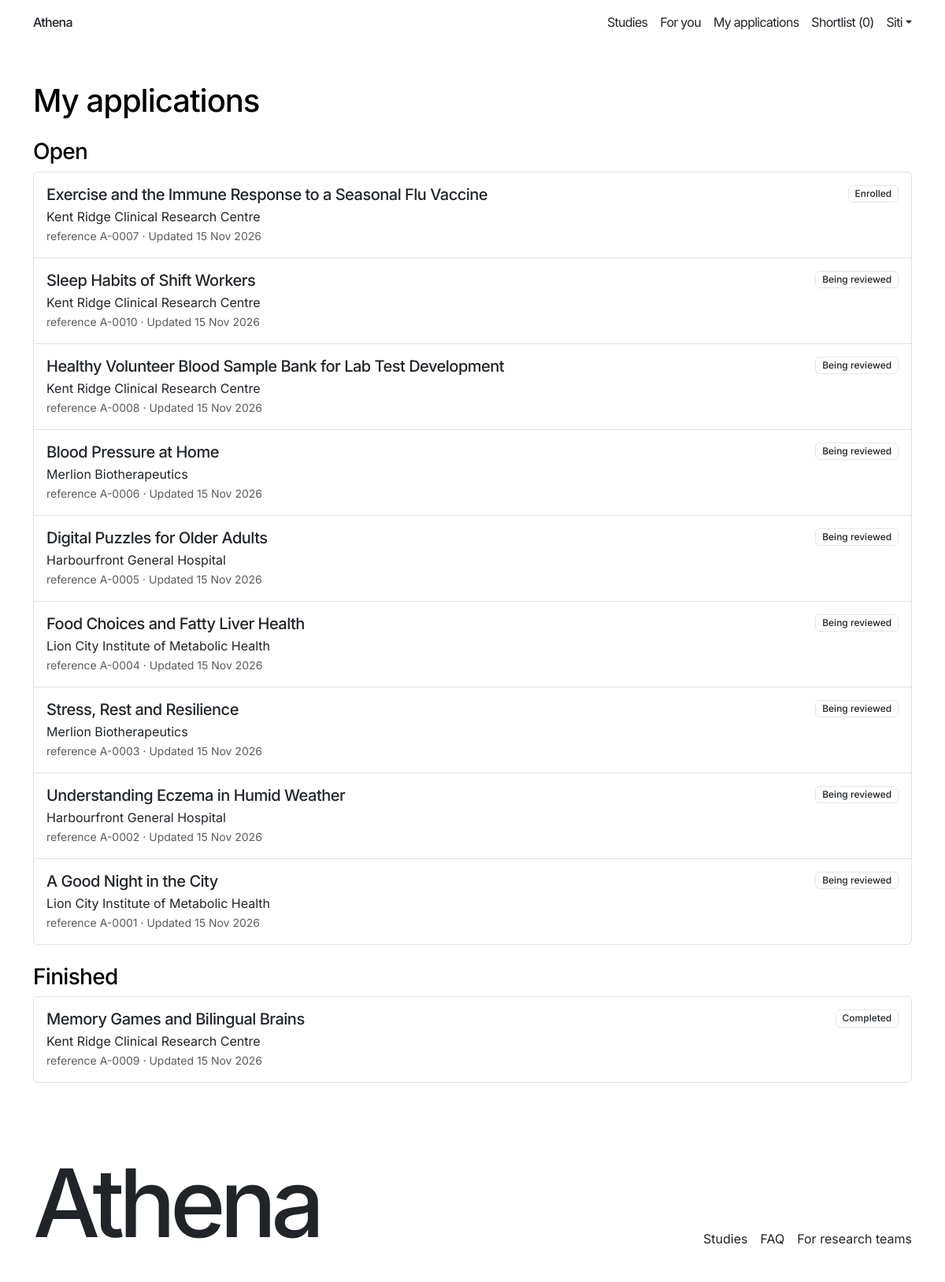
Page /applications/ (signed in) on the committed database.
### core/models.py (models this page shows, shortened)
class TimeStampedModel(models.Model):
    created_at = models.DateTimeField(auto_now_add=True)
    updated_at = models.DateTimeField(auto_now=True)
    class Meta:
        abstract = True

class Application(TimeStampedModel):
    class Status(models.TextChoices):
        SUBMITTED = 'submitted', 'Submitted'
        AUTO_DECLINED = 'auto_declined', 'Auto-declined'
        UNDER_REVIEW = 'under_review', 'Under review'
        WAITLISTED = 'waitlisted', 'Waitlisted'
        SHORTLISTED = 'shortlisted', 'Shortlisted'
        SCREENING_SCHEDULED = 'screening_scheduled', 'Screening scheduled'
        SCREENING_PASSED = 'screening_passed', 'Screening passed'
        SCREENING_FAILED = 'screening_failed', 'Screening failed'
        ENROLLED = 'enrolled', 'Enrolled'
        COMPLETED = 'completed', 'Completed'
        NOT_SELECTED = 'not_selected', 'Not selected'
        WITHDRAWN = 'withdrawn', 'Withdrawn'
    class Band(models.TextChoices):
        HIGH = 'high', 'High'
        MEDIUM = 'medium', 'Medium'
        LOW = 'low', 'Low'
        UNSCORED = 'unscored', 'Unscored'
    class Availability(models.TextChoices):
        WEEKDAY_DAYTIME = 'weekday_daytime', 'Weekday daytime'
        WEEKDAY_EVENINGS = 'weekday_evenings', 'Weekday evenings'
        WEEKENDS = 'weekends', 'Weekends'
        FLEXIBLE = 'flexible', 'Flexible'
    class ScreeningOutcome(models.TextChoices):
        PASSED = 'passed', 'Passed'
        FAILED = 'failed', 'Failed'
    participant = models.ForeignKey(
        ParticipantProfile, on_delete=models.RESTRICT, related_name='applications'
    )
    study = models.ForeignKey(Study, on_delete=models.RESTRICT, related_name='applications')
    status = models.CharField(max_length=25, choices=Status.choices, default=Status.SUBMITTED)
    preferred_site = models.ForeignKey(
        Site, on_delete=models.RESTRICT, related_name='applications'
    )
    availability = models.CharField(max_length=20, choices=Availability.choices)
    consent_given_at = models.DateTimeField()
    submitted_at = models.DateTimeField()
    ml2_probability = models.FloatField(null=True, blank=True)
    ml2_band = models.CharField(max_length=10, choices=Band.choices, default=Band.UNSCORED)
    ml2_model_version = models.CharField(max_length=50, blank=True)
    auto_shortlisted = models.BooleanField(default=False)
    original_band = models.CharField(max_length=10, choices=Band.choices, blank=True)
    band_overridden = models.BooleanField(default=False)
    override_reason = models.TextField(blank=True)
    overridden_by = models.ForeignKey(
        User, on_delete=models.SET_NULL, null=True, blank=True,
        related_name='overridden_applications',
    )
    overridden_at = models.DateTimeField(null=True, blank=True)
    screening_outcome = models.CharField(
        max_length=10, choices=ScreeningOutcome.choices, blank=True
    )
    outcome_recorded_at = models.DateTimeField(null=True, blank=True)
    not_selected_reason = models.TextField(blank=True)
    withdrawal_reason = models.TextField(blank=True)
    class Meta:
        constraints = [
            models.UniqueConstraint(
                fields=['participant', 'study'], name='unique_application_pair'
            ),
        ]
    @property
    def reference(self):
        return f'A-{self.pk:04d}'

class Study(TimeStampedModel):
    class StudyType(models.TextChoices):
        INTERVENTIONAL = 'interventional', 'Interventional'
        OBSERVATIONAL = 'observational', 'Observational'
        BEHAVIOURAL = 'behavioural', 'Behavioural'
    class Phase(models.TextChoices):
        NOT_APPLICABLE = 'not_applicable', 'Not applicable'
        PHASE_1 = 'phase_1', 'Phase I'
        PHASE_2 = 'phase_2', 'Phase II'
        PHASE_3 = 'phase_3', 'Phase III'
        PHASE_4 = 'phase_4', 'Phase IV'
    class SexEligibility(models.TextChoices):
        ALL = 'all', 'Anyone'
        FEMALE = 'female', 'Women only'
        MALE = 'male', 'Men only'
    class SmokerRule(models.TextChoices):
        ANY = 'any', 'Smokers and non-smokers'
        NON_SMOKERS = 'non_smokers', 'Non-smokers only'
        SMOKERS = 'smokers', 'Smokers only'
    class VisitTimes(models.TextChoices):
        WEEKDAY_DAYTIME = 'weekday_daytime', 'Weekday daytime'
        WEEKDAY_EVENINGS = 'weekday_evenings', 'Weekday evenings'
        WEEKENDS = 'weekends', 'Weekends'
        FLEXIBLE = 'flexible', 'Flexible'
    class Status(models.TextChoices):
        DRAFT = 'draft', 'Draft'
        PENDING_REVIEW = 'pending_review', 'Pending review'
        CHANGES_REQUESTED = 'changes_requested', 'Changes requested'
        PUBLISHED = 'published', 'Published'
        PAUSED = 'paused', 'Paused'
        FULL = 'full', 'Full'
        CLOSED = 'closed', 'Closed'
    organisation = models.ForeignKey(
        Organisation, on_delete=models.RESTRICT, related_name='studies'
    )
    category = models.ForeignKey(
        StudyCategory, on_delete=models.RESTRICT, related_name='studies'
    )
    title = models.CharField(max_length=200)
    slug = models.SlugField(max_length=220, unique=True, blank=True)
    description = models.TextField()
    visit_plan = models.TextField(blank=True)
    study_type = models.CharField(max_length=20, choices=StudyType.choices)
    phase = models.CharField(
        max_length=20, choices=Phase.choices, default=Phase.NOT_APPLICABLE
    )
    accepts_healthy_volunteers = models.BooleanField()
    sex_eligibility = models.CharField(
        max_length=10, choices=SexEligibility.choices, default=SexEligibility.ALL
    )
    min_age = models.PositiveIntegerField(
        validators=[MinValueValidator(21), MaxValueValidator(100)]
    )
    max_age = models.PositiveIntegerField(
        validators=[MinValueValidator(21), MaxValueValidator(100)]
    )
    min_bmi = models.DecimalField(
        max_digits=4, decimal_places=1, null=True, blank=True
    )
    max_bmi = models.DecimalField(
        max_digits=4, decimal_places=1, null=True, blank=True
    )
    smoker_rule = models.CharField(
        max_length=15, choices=SmokerRule.choices, default=SmokerRule.ANY
    )
    required_conditions = models.ManyToManyField(
        Condition, blank=True, related_name='required_by_studies'
    )
    excluded_conditions = models.ManyToManyField(
        Condition, blank=True, related_name='excluded_by_studies'
    )
    regions = models.ManyToManyField(Region, blank=True, related_name='studies')
    sites = models.ManyToManyField(Site, blank=True, related_name='studies')
    target_enrolment = models.PositiveIntegerField()
    total_visits = models.PositiveIntegerField()
    duration_weeks = models.PositiveIntegerField(
        validators=[MinValueValidator(1)]
    )
    visit_times = models.CharField(max_length=20, choices=VisitTimes.choices)
    compensation_amount = models.DecimalField(max_digits=8, decimal_places=2)
    show_compensation = models.BooleanField()
    start_date = models.DateField()
    recruitment_deadline = models.DateField()
    irb_name = models.CharField(max_length=60, blank=True)
    irb_reference = models.CharField(max_length=60, blank=True)
    irb_expiry = models.DateField(null=True, blank=True)
    irb_approved_text = models.BooleanField(default=False)
    status = models.CharField(
        max_length=20, choices=Status.choices, default=Status.DRAFT
    )
    auto_shortlist_high = models.BooleanField(default=False)
    moderation_comments = models.TextField(blank=True)
    paused_reason = models.TextField(blank=True)
    submitted_at = models.DateTimeField(null=True, blank=True)
    published_at = models.DateTimeField(null=True, blank=True)
    created_by = models.ForeignKey(
        User,
        on_delete=models.SET_NULL,
        null=True,
        blank=True,
        related_name='created_studies',
    )
    last_edited_by = models.ForeignKey(
        User,
        on_delete=models.SET_NULL,
        null=True,
        blank=True,
        related_name='edited_studies',
    )
    reviewed_by = models.ForeignKey(
        User,
        on_delete=models.SET_NULL,
        null=True,
        blank=True,
        related_name='reviewed_studies',
    )
    class Meta:
        constraints = [
            models.CheckConstraint(
                condition=Q(min_age__lte=models.F('max_age')),
                name='study_age_order',
            ),
            models.CheckConstraint(
                condition=Q(min_bmi__isnull=True)
                | Q(max_bmi__isnull=True)
                | Q(min_bmi__lte=models.F('max_bmi')),
                name='study_bmi_order',
            ),
            models.CheckConstraint(
                condition=Q(target_enrolment__gte=1),
                name='study_target_min_1',
            ),
            models.CheckConstraint(
                condition=Q(total_visits__gte=1),
                name='study_visits_min_1',
            ),
            models.CheckConstraint(
                condition=Q(compensation_amount__gte=0),
                name='study_compensation_not_negative',
            ),
        ]

class Organisation(TimeStampedModel):
    class OrganisationType(models.TextChoices):
        HOSPITAL = 'hospital', 'Hospital'
        UNIVERSITY = 'university', 'University'
        RESEARCH_INSTITUTE = 'research_institute', 'Research institute'
        SPONSOR = 'sponsor', 'Sponsor'
        CRO = 'cro', 'Clinical research organisation'
    name = models.CharField(max_length=150, unique=True)
    org_type = models.CharField(max_length=30, choices=OrganisationType.choices)
    contact_person = models.CharField(max_length=120)
    contact_email = models.EmailField(validators=[EmailValidator()])
    is_active = models.BooleanField(default=True)

### storefront/views.py (the view)
# urls.py: path('applications/', views.applications, name='applications'),
@participant_required
def applications(request):
    open_applications, finished_applications = my_applications(
        request.user.participant_profile
    )
    return render(
        request,
        'storefront/applications.html',
        {
            'open_applications': open_applications,
            'finished_applications': finished_applications,
        },
    )

### templates/storefront/applications.html (shortened to what this page needs)
{% extends 'storefront/base_storefront.html' %}
{% block content %}
<div class="container py-5">
  <h1>My applications</h1>
  {% if open_applications %}
    <section class="mt-4">
      <h2 class="h3">Open</h2>
      <div class="list-group">
        {% for application in open_applications %}
          <a class="list-group-item list-group-item-action p-3" href="{% url 'storefront:application_detail' application.pk %}">
            <div class="d-flex justify-content-between align-items-start gap-3">
              <div>
                <h3 class="h5 mb-1">{{ application.study.title }}</h3>
                <div>{{ application.study.organisation.name }}</div>
                <small class="text-muted">reference {{ application.reference }} · Updated {{ application.updated_at|date:"j M Y" }}</small>
              </div>
              <span class="badge text-bg-light">{{ application.participant_status_label }}</span>
            </div>
          </a>
        {% endfor %}
      </div>
    </section>
  {% endif %}
  {% if finished_applications %}
    <section class="mt-4">
      <h2 class="h3">Finished</h2>
      <div class="list-group">
        {% for application in finished_applications %}
          <a class="list-group-item list-group-item-action p-3" href="{% url 'storefront:application_detail' application.pk %}">
            <div class="d-flex justify-content-between align-items-start gap-3">
              <div>
                <h3 class="h5 mb-1">{{ application.study.title }}</h3>
                <div>{{ application.study.organisation.name }}</div>
                <small class="text-muted">reference {{ application.reference }} · Updated {{ application.updated_at|date:"j M Y" }}</small>
              </div>
              <span class="badge text-bg-light">{{ application.participant_status_label }}</span>
            </div>
          </a>
        {% endfor %}
      </div>
    </section>
  {% endif %}
</div>
{% endblock %}

### templates/storefront/base_storefront.html (shortened to what this page needs)
{% extends 'base.html' %}
{% block body %}
  <header class="container py-3">
    <div class="d-flex justify-content-between align-items-center">
      <a href="{% url 'storefront:home' %}" class="wordmark text-decoration-none text-dark">Athena</a>
      <nav class="storefront-header d-flex gap-3">
        <a href="{% url 'storefront:studies' %}" class="text-decoration-none text-dark">Studies</a>
        {% if user.is_authenticated and user.participant_profile %}
          <a href="{% url 'storefront:for_you' %}" class="text-decoration-none text-dark">For you</a>
          <a href="{% url 'storefront:applications' %}" class="text-decoration-none text-dark">My applications</a>
          <a href="{% url 'storefront:shortlist' %}" class="text-decoration-none text-dark">Shortlist ({{ shortlist_count }})</a>
          <div class="dropdown">
            <a class="dropdown-toggle text-decoration-none text-dark" href="#" data-bs-toggle="dropdown">{{ user.first_name }}</a>
          </div>
        {% else %}
          <a href="/accounts/login/" class="text-decoration-none text-dark">Sign in</a>
          <a href="/accounts/register/" class="text-decoration-none text-dark">Join Athena</a>
        {% endif %}
      </nav>
    </div>
  </header>
  <main>
    {% block content %}{% endblock %}
  </main>
  <footer class="container py-5">
    <div class="d-flex justify-content-between align-items-end flex-wrap gap-3">
      <a href="{% url 'storefront:home' %}" class="wordmark footer-wordmark text-decoration-none text-dark">Athena</a>
      <nav class="d-flex flex-wrap gap-3" aria-label="Footer">
        <a href="{% url 'storefront:studies' %}" class="text-decoration-none text-dark">Studies</a>
        <a href="{% url 'storefront:support' %}" class="text-decoration-none text-dark">FAQ</a>
        <a href="/accounts/register/?as=researcher" class="text-decoration-none text-dark">For research teams</a>
      </nav>
    </div>
  </footer>
{% endblock %}

### rows in the picture
Application: study "Exercise and the Immune Response to a Seasonal Flu Vaccine", study.organisation.name "Kent Ridge Clinical Research Centre", reference "A-0007", updated_at "15 Nov 2026", participant_status_label "Enrolled"
Application: study "Sleep Habits of Shift Workers", study.organisation.name "Kent Ridge Clinical Research Centre", reference "A-0010", updated_at "15 Nov 2026", participant_status_label "Being reviewed"
Application: study "Healthy Volunteer Blood Sample Bank for Lab Test Development", study.organisation.name "Kent Ridge Clinical Research Centre", reference "A-0008", updated_at "15 Nov 2026", participant_status_label "Being reviewed"
Application: study "Blood Pressure at Home", study.organisation.name "Merlion Biotherapeutics", reference "A-0006", updated_at "15 Nov 2026", participant_status_label "Being reviewed"
Application: study "Digital Puzzles for Older Adults", study.organisation.name "Harbourfront General Hospital", reference "A-0005", updated_at "15 Nov 2026", participant_status_label "Being reviewed"
Application: study "Food Choices and Fatty Liver Health", study.organisation.name "Lion City Institute of Metabolic Health", reference "A-0004", updated_at "15 Nov 2026", participant_status_label "Being reviewed"
Application: study "Stress, Rest and Resilience", study.organisation.name "Merlion Biotherapeutics", reference "A-0003", updated_at "15 Nov 2026", participant_status_label "Being reviewed"
Application: study "Understanding Eczema in Humid Weather", study.organisation.name "Harbourfront General Hospital", reference "A-0002", updated_at "15 Nov 2026", participant_status_label "Being reviewed"
Application: study "A Good Night in the City", study.organisation.name "Lion City Institute of Metabolic Health", reference "A-0001", updated_at "15 Nov 2026", participant_status_label "Being reviewed"
Application: study "Memory Games and Bilingual Brains", study.organisation.name "Kent Ridge Clinical Research Centre", reference "A-0009", updated_at "15 Nov 2026", participant_status_label "Completed"

### other values in the picture
{{ shortlist_count }} "0"
{{ user.first_name }} "Siti"
